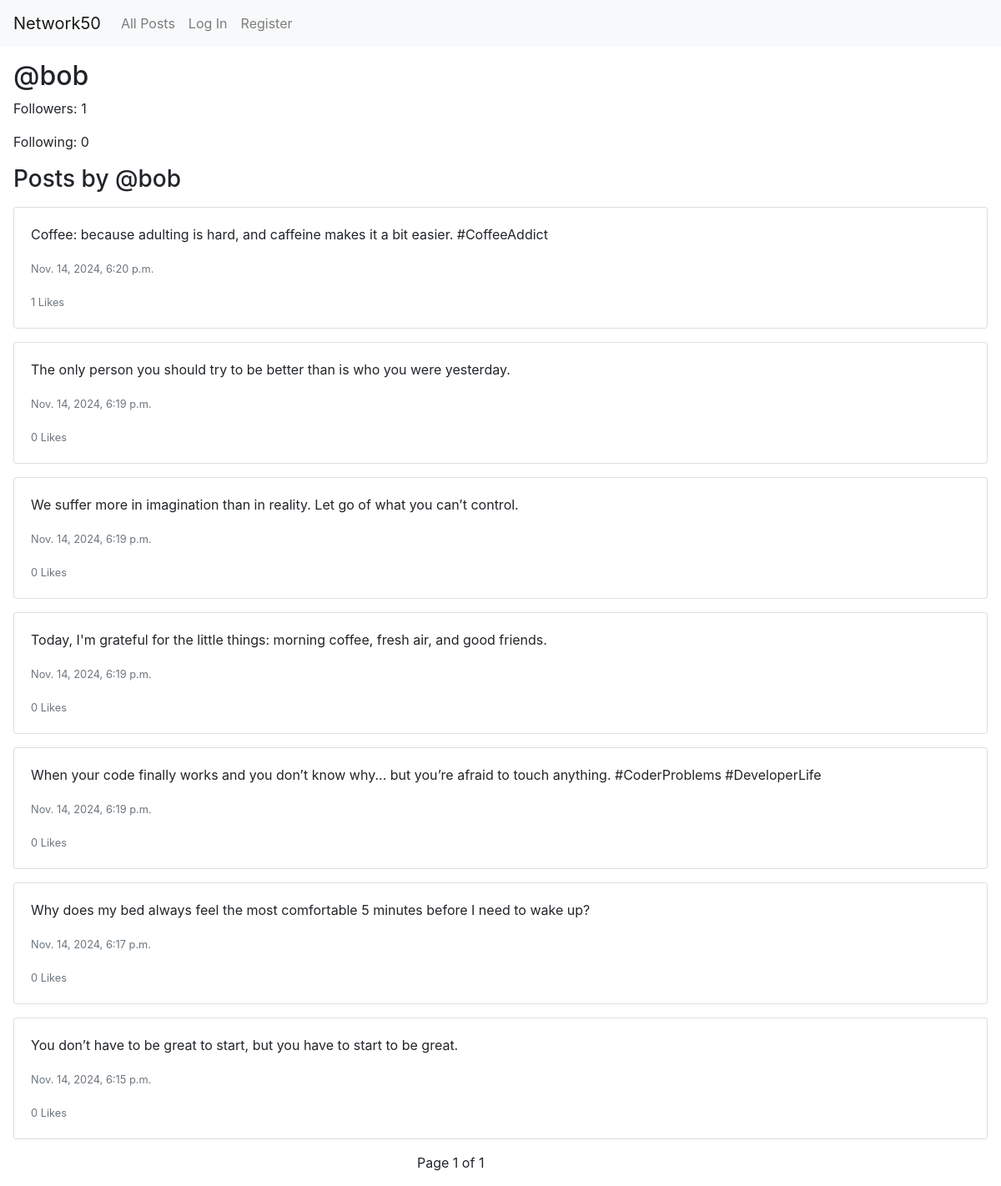
/profile/bob, run on the app's committed database.
### network/models.py (models this page shows, shortened)
class User(AbstractUser):
    following = models.ManyToManyField("self", symmetrical=False, related_name="followers")

class Post(models.Model):
    user = models.ForeignKey(User, on_delete=models.CASCADE, related_name="posts")
    content = models.TextField()
    timestamp = models.DateTimeField(auto_now_add=True)
    likes = models.ManyToManyField(User, related_name="liked_posts", blank=True)

### network/views.py (the view)
# urls.py: path("profile/<str:username>", views.profile, name="profile"),
def profile(request, username):
    profile_user = get_object_or_404(User, username=username)
    posts = Post.objects.filter(user=profile_user).order_by("-timestamp")
    paginator = Paginator(posts, 10)
    page_number = request.GET.get("page")
    page_obj = paginator.get_page(page_number)
    is_following = profile_user.followers.filter(id=request.user.id).exists() if request.user.is_authenticated else False
    return render(request, "network/profile.html", {
        "profile_user": profile_user,
        "page_obj": page_obj,
        "is_following": is_following,
    })

### network/templates/network/profile.html (shortened to what this page needs)
{% extends "network/layout.html" %}
{% block body %}
    <div class="my-3 mx-3">
        <h2>@{{ profile_user.username }}</h2>
        <p>Followers: {{ profile_user.followers.count }}</p>
        <p>Following: {{ profile_user.following.count }}</p>
    </div>
    <h3 class="my-3 mx-3">Posts by @{{ profile_user.username }}</h3>
    <div class="posts my-3 mx-3">
        {% for post in page_obj %}
            <div class="post card mb-3">
                <div class="card-body">
                    <p class="card-text">{{ post.content }}</p>
                    <p class="card-text"><small class="text-muted">{{ post.timestamp }}</small></p>
                    <p class="card-text"><small class="text-muted">{{ post.likes.count }} Likes</small></p>
                </div>
            </div>
        {% empty %}
            <p>No posts yet.</p>
        {% endfor %}
    </div>
    <div class="pagination mx-auto my-3" style="width: 200px">
        <span class="step-links">
            <span class="current">
                Page {{ page_obj.number }} of {{ page_obj.paginator.num_pages }}
            </span>
        </span>
    </div>
{% endblock %}

### data on the page
User: username "bob", followers.count "1", following.count "0"
Post: content "Coffee: because adulting is hard, and caffeine makes it a bit easier. #CoffeeAddict", timestamp "Nov. 14, 2024, 6:20 p.m.", likes.count "1"
Post: content "The only person you should try to be better than is who you were yesterday.", timestamp "Nov. 14, 2024, 6:19 p.m.", likes.count "0"
Post: content "We suffer more in imagination than in reality. Let go of what you can’t control.", timestamp "Nov. 14, 2024, 6:19 p.m.", likes.count "0"
Post: content "Today, I'm grateful for the little things: morning coffee, fresh air, and good friends.", timestamp "Nov. 14, 2024, 6:19 p.m.", likes.count "0"
Post: content "When your code finally works and you don’t know why... but you’re afraid to touch anything. #CoderProblems #DeveloperLife", timestamp "Nov. 14, 2024, 6:19 p.m.", likes.count "0"
Post: content "Why does my bed always feel the most comfortable 5 minutes before I need to wake up?", timestamp "Nov. 14, 2024, 6:17 p.m.", likes.count "0"
Post: content "You don’t have to be great to start, but you have to start to be great.", timestamp "Nov. 14, 2024, 6:15 p.m.", likes.count "0"

### other printed values
{{ page_obj.number }} "1"
{{ page_obj.paginator.num_pages }} "1"
